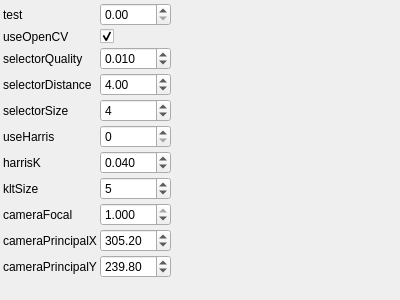
<?xml version="1.0" encoding="UTF-8"?>
<ui version="4.0">
 <class>EgomotionParametersControlWidget</class>
 <widget class="QWidget" name="EgomotionParametersControlWidget">
  <property name="geometry">
   <rect>
    <x>0</x>
    <y>0</y>
    <width>400</width>
    <height>300</height>
   </rect>
  </property>
  <property name="windowTitle">
   <string>EgomotionParameters</string>
  </property>
   <layout class="QGridLayout" name="gridLayout">
    <property name="margin">
     <number>3</number>
    </property>
    <property name="spacing">
     <number>3</number>
    </property>
    <item row="0" column="0">
     <widget class="QLabel" name="label_0">
       <property name="text">
         <string>test</string>
       </property>
     </widget>
    </item>
    <item row="0" column="1">
     <widget class="QDoubleSpinBox" name="testSpinBox">
       <property name="toolTip">
         <string>test</string>
       </property>
     </widget>
    </item>
    <item row="1" column="0">
     <widget class="QLabel" name="label_1">
       <property name="text">
         <string>useOpenCV</string>
       </property>
     </widget>
    </item>
    <item row="1" column="1">
     <widget class="QCheckBox" name="useOpenCVCheckBox">
       <property name="toolTip">
         <string>useOpenCV</string>
       </property>
       <property name="checked">
           <bool>true</bool>
       </property>
     </widget>
    </item>
    <item row="2" column="0">
     <widget class="QLabel" name="label_2">
       <property name="text">
         <string>selectorQuality</string>
       </property>
     </widget>
    </item>
    <item row="2" column="1">
     <widget class="QDoubleSpinBox" name="selectorQualitySpinBox">
       <property name="toolTip">
         <string>selectorQuality</string>
       </property>
       <property name="minimum">
        <double>0</double>
       </property>
       <property name="maximum">
        <double>1</double>
       </property>
       <property name="singleStep">
        <double>1</double>
       </property>
       <property name="value">
        <double>0.01</double>
       </property>
       <property name="decimals">
        <number>3</number>
       </property>
     </widget>
    </item>
    <item row="3" column="0">
     <widget class="QLabel" name="label_3">
       <property name="text">
         <string>selectorDistance</string>
       </property>
     </widget>
    </item>
    <item row="3" column="1">
     <widget class="QDoubleSpinBox" name="selectorDistanceSpinBox">
       <property name="toolTip">
         <string>selectorDistance</string>
       </property>
       <property name="minimum">
        <double>0</double>
       </property>
       <property name="maximum">
        <double>9999</double>
       </property>
       <property name="singleStep">
        <double>1</double>
       </property>
       <property name="value">
        <double>4</double>
       </property>
     </widget>
    </item>
    <item row="4" column="0">
     <widget class="QLabel" name="label_4">
       <property name="text">
         <string>selectorSize</string>
       </property>
     </widget>
    </item>
    <item row="4" column="1">
     <widget class="QSpinBox" name="selectorSizeSpinBox">
       <property name="toolTip">
         <string>selectorSize</string>
       </property>
       <property name="minimum">
        <number>1</number>
       </property>
       <property name="maximum">
        <number>9999</number>
       </property>
       <property name="singleStep">
        <number>1</number>
       </property>
       <property name="value">
        <number>4</number>
       </property>
     </widget>
    </item>
    <item row="5" column="0">
     <widget class="QLabel" name="label_5">
       <property name="text">
         <string>useHarris</string>
       </property>
     </widget>
    </item>
    <item row="5" column="1">
     <widget class="QSpinBox" name="useHarrisSpinBox">
       <property name="toolTip">
         <string>useHarris</string>
       </property>
       <property name="minimum">
        <number>0</number>
       </property>
       <property name="maximum">
        <number>9</number>
       </property>
       <property name="singleStep">
        <number>1</number>
       </property>
       <property name="value">
        <number>0</number>
       </property>
     </widget>
    </item>
    <item row="6" column="0">
     <widget class="QLabel" name="label_6">
       <property name="text">
         <string>harrisK</string>
       </property>
     </widget>
    </item>
    <item row="6" column="1">
     <widget class="QDoubleSpinBox" name="harrisKSpinBox">
       <property name="toolTip">
         <string>harrisK</string>
       </property>
       <property name="minimum">
        <double>0</double>
       </property>
       <property name="maximum">
        <double>1</double>
       </property>
       <property name="singleStep">
        <double>1</double>
       </property>
       <property name="value">
        <double>0.04</double>
       </property>
       <property name="decimals">
        <number>3</number>
       </property>
     </widget>
    </item>
    <item row="7" column="0">
     <widget class="QLabel" name="label_7">
       <property name="text">
         <string>kltSize</string>
       </property>
     </widget>
    </item>
    <item row="7" column="1">
     <widget class="QSpinBox" name="kltSizeSpinBox">
       <property name="toolTip">
         <string>kltSize</string>
       </property>
       <property name="minimum">
        <number>1</number>
       </property>
       <property name="maximum">
        <number>9999</number>
       </property>
       <property name="singleStep">
        <number>1</number>
       </property>
       <property name="value">
        <number>5</number>
       </property>
     </widget>
    </item>
    <item row="8" column="0">
     <widget class="QLabel" name="label_8">
       <property name="text">
         <string>cameraFocal</string>
       </property>
     </widget>
    </item>
    <item row="8" column="1">
     <widget class="QDoubleSpinBox" name="cameraFocalSpinBox">
       <property name="toolTip">
         <string>cameraFocal</string>
       </property>
       <property name="minimum">
        <double>0</double>
       </property>
       <property name="maximum">
        <double>1</double>
       </property>
       <property name="singleStep">
        <double>1</double>
       </property>
       <property name="value">
        <double>820.428</double>
       </property>
       <property name="decimals">
        <number>3</number>
       </property>
     </widget>
    </item>
    <item row="9" column="0">
     <widget class="QLabel" name="label_9">
       <property name="text">
         <string>cameraPrincipalX</string>
       </property>
     </widget>
    </item>
    <item row="9" column="1">
     <widget class="QDoubleSpinBox" name="cameraPrincipalXSpinBox">
       <property name="toolTip">
         <string>cameraPrincipalX</string>
       </property>
       <property name="minimum">
        <double>0</double>
       </property>
       <property name="maximum">
        <double>9999</double>
       </property>
       <property name="singleStep">
        <double>1</double>
       </property>
       <property name="value">
        <double>305.2</double>
       </property>
     </widget>
    </item>
    <item row="10" column="0">
     <widget class="QLabel" name="label_10">
       <property name="text">
         <string>cameraPrincipalY</string>
       </property>
     </widget>
    </item>
    <item row="10" column="1">
     <widget class="QDoubleSpinBox" name="cameraPrincipalYSpinBox">
       <property name="toolTip">
         <string>cameraPrincipalY</string>
       </property>
       <property name="minimum">
        <double>0</double>
       </property>
       <property name="maximum">
        <double>9999</double>
       </property>
       <property name="singleStep">
        <double>1</double>
       </property>
       <property name="value">
        <double>239.8</double>
       </property>
     </widget>
    </item>
   <item row="11" column="0">
    <spacer name="verticalSpacer">
     <property name="orientation">
      <enum>Qt::Vertical</enum>
     </property>
     <property name="sizeHint" stdset="0">
      <size>
       <width>0</width>
       <height>0</height>
      </size>
     </property>
    </spacer>
   </item>
   <item row="11" column="2">
    <spacer name="horizontalSpacer">
     <property name="orientation">
      <enum>Qt::Horizontal</enum>
     </property>
     <property name="sizeHint" stdset="0">
      <size>
       <width>0</width>
       <height>0</height>
      </size>
     </property>
    </spacer>
   </item>
  </layout>
 </widget>
 <layoutdefault spacing="3" margin="3"/>
 <resources/>
 <connections>
  <connection>
   <sender>testSpinBox</sender>
   <signal>valueChanged(double)</signal>
   <receiver>EgomotionParametersControlWidget</receiver>
   <slot>changeParameters()</slot>
  </connection>
  <connection>
   <sender>useOpenCVCheckBox</sender>
   <signal>stateChanged(int)</signal>
   <receiver>EgomotionParametersControlWidget</receiver>
   <slot>changeParameters()</slot>
  </connection>
  <connection>
   <sender>selectorQualitySpinBox</sender>
   <signal>valueChanged(double)</signal>
   <receiver>EgomotionParametersControlWidget</receiver>
   <slot>changeParameters()</slot>
  </connection>
  <connection>
   <sender>selectorDistanceSpinBox</sender>
   <signal>valueChanged(double)</signal>
   <receiver>EgomotionParametersControlWidget</receiver>
   <slot>changeParameters()</slot>
  </connection>
  <connection>
   <sender>selectorSizeSpinBox</sender>
   <signal>valueChanged(int)</signal>
   <receiver>EgomotionParametersControlWidget</receiver>
   <slot>changeParameters()</slot>
  </connection>
  <connection>
   <sender>useHarrisSpinBox</sender>
   <signal>valueChanged(int)</signal>
   <receiver>EgomotionParametersControlWidget</receiver>
   <slot>changeParameters()</slot>
  </connection>
  <connection>
   <sender>harrisKSpinBox</sender>
   <signal>valueChanged(double)</signal>
   <receiver>EgomotionParametersControlWidget</receiver>
   <slot>changeParameters()</slot>
  </connection>
  <connection>
   <sender>kltSizeSpinBox</sender>
   <signal>valueChanged(int)</signal>
   <receiver>EgomotionParametersControlWidget</receiver>
   <slot>changeParameters()</slot>
  </connection>
  <connection>
   <sender>cameraFocalSpinBox</sender>
   <signal>valueChanged(double)</signal>
   <receiver>EgomotionParametersControlWidget</receiver>
   <slot>changeParameters()</slot>
  </connection>
  <connection>
   <sender>cameraPrincipalXSpinBox</sender>
   <signal>valueChanged(double)</signal>
   <receiver>EgomotionParametersControlWidget</receiver>
   <slot>changeParameters()</slot>
  </connection>
  <connection>
   <sender>cameraPrincipalYSpinBox</sender>
   <signal>valueChanged(double)</signal>
   <receiver>EgomotionParametersControlWidget</receiver>
   <slot>changeParameters()</slot>
  </connection>
 </connections>
 <slots>
  <slot>changeParameters()</slot>
 </slots>
 <customwidgets>
 </customwidgets>
</ui>
